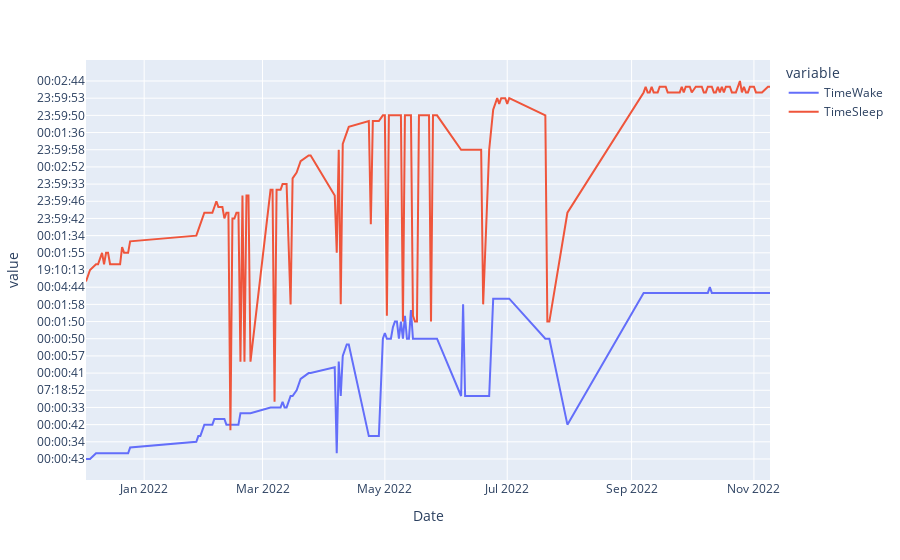

The notebook cell saved with this chart:
### Code cell
df = pd.read_csv('D:\OneDrive - Habib University\HU\KWP\KWP-winter22\\Data\SleepingPatterns/SP_N'+str(3)+'.csv')
# df = df.sort_values('TimeSleep')
fig = px.line(df,x='Date',y=['TimeWake','TimeSleep'])
# fig.update_yaxes(categoryorder='array', categoryarray= df['TimeSleep'].unique())
fig.show()

### Figure 1 — Plotly figure (JSON) as saved in the notebook; plotly's stock layout.template omitted (floating-point values rounded to 4 significant figures; data arrays with more than 128 entries replaced by an {"elided": "..."} marker saying what was removed)
{"data": [{"hovertemplate": "variable=TimeWake<br>Date=%{x}<br>value=%{y}<extra></extra>", "legendgroup": "TimeWake", "line": {"color": "#636efa", "dash": "solid"}, "marker": {"symbol": "circle"}, "mode": "lines", "name": "TimeWake", "orientation": "v", "showlegend": true, "type": "scatter", "x": {"elided": "193 str values"}, "xaxis": "x", "y": {"elided": "193 str values"}, "yaxis": "y"}, {"hovertemplate": "variable=TimeSleep<br>Date=%{x}<br>value=%{y}<extra></extra>", "legendgroup": "TimeSleep", "line": {"color": "#EF553B", "dash": "solid"}, "marker": {"symbol": "circle"}, "mode": "lines", "name": "TimeSleep", "orientation": "v", "showlegend": true, "type": "scatter", "x": {"elided": "193 str values"}, "xaxis": "x", "y": {"elided": "193 str values"}, "yaxis": "y"}], "layout": {"legend": {"title": {"text": "variable"}, "tracegroupgap": 0}, "margin": {"t": 60}, "xaxis": {"anchor": "y", "domain": [0, 1], "title": {"text": "Date"}}, "yaxis": {"anchor": "x", "domain": [0, 1], "title": {"text": "value"}}}}
